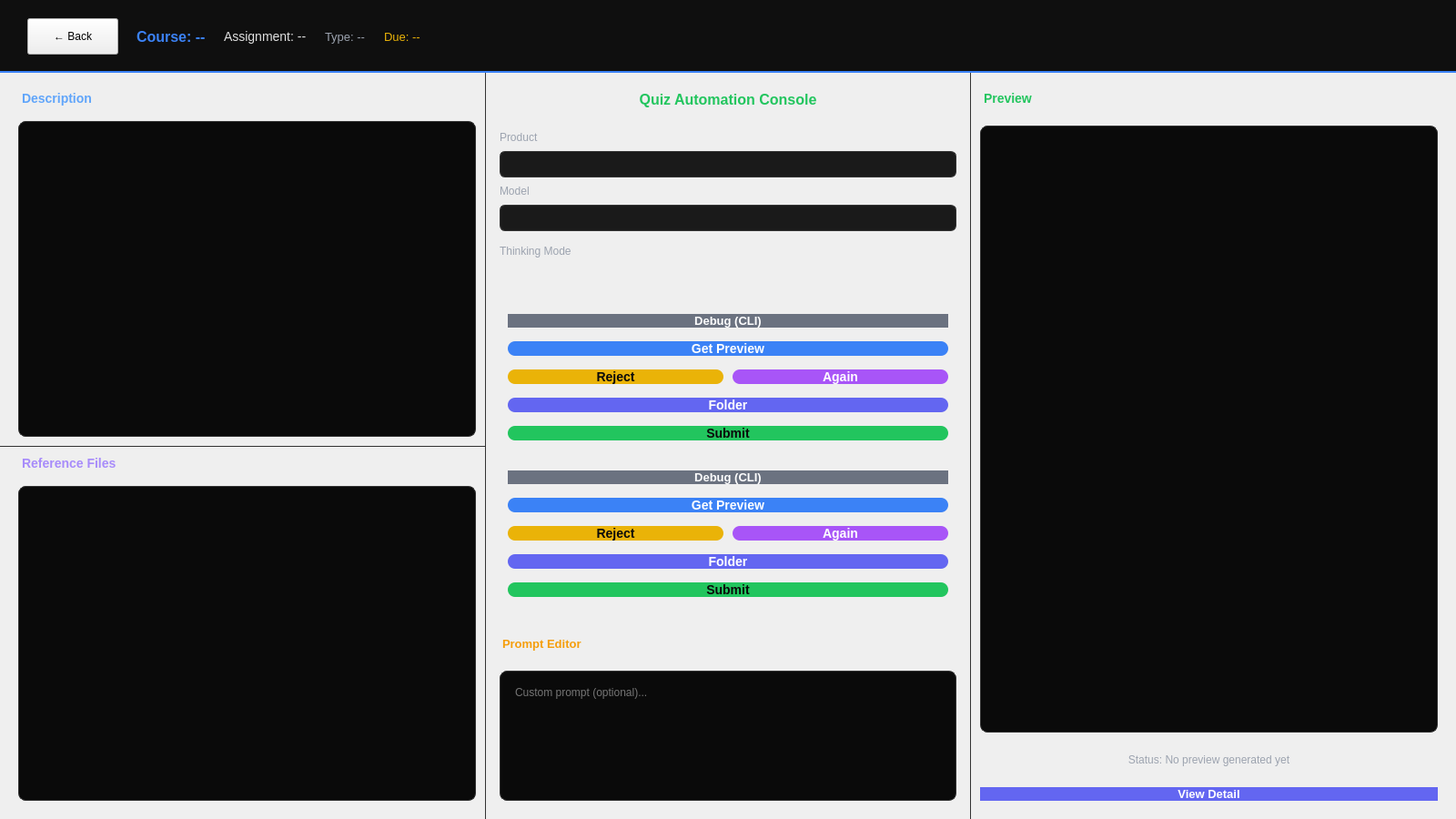
<?xml version="1.0" encoding="UTF-8"?>
<ui version="4.0">
 <class>AutoDetailWindow</class>
 <widget class="QWidget" name="AutoDetailWindow">
  <property name="geometry">
   <rect>
    <x>0</x>
    <y>0</y>
    <width>1600</width>
    <height>900</height>
   </rect>
  </property>
  <property name="windowTitle">
   <string>Automation Detail</string>
  </property>
  <layout class="QVBoxLayout" name="mainLayout">
   <property name="spacing">
    <number>0</number>
   </property>
   <property name="leftMargin">
    <number>0</number>
   </property>
   <property name="topMargin">
    <number>0</number>
   </property>
   <property name="rightMargin">
    <number>0</number>
   </property>
   <property name="bottomMargin">
    <number>0</number>
   </property>
   <item>
    <!-- Top identification bar -->
    <widget class="QWidget" name="topBar" native="true">
     <property name="minimumSize">
      <size>
       <width>0</width>
       <height>80</height>
      </size>
     </property>
     <property name="maximumSize">
      <size>
       <width>16777215</width>
       <height>80</height>
      </size>
     </property>
     <property name="styleSheet">
      <string notr="true">QWidget#topBar {
    background-color: #0f0f0f;
    border-bottom: 2px solid #3b82f6;
}</string>
     </property>
     <layout class="QHBoxLayout" name="topBarLayout">
      <property name="spacing">
       <number>20</number>
      </property>
      <property name="leftMargin">
       <number>30</number>
      </property>
      <property name="topMargin">
       <number>15</number>
      </property>
      <property name="rightMargin">
       <number>30</number>
      </property>
      <property name="bottomMargin">
       <number>15</number>
      </property>
      <item>
       <widget class="QPushButton" name="backBtn">
        <property name="minimumSize">
         <size>
          <width>100</width>
          <height>40</height>
         </size>
        </property>
        <property name="maximumSize">
         <size>
          <width>100</width>
          <height>40</height>
         </size>
        </property>
        <property name="text">
         <string>← Back</string>
        </property>
       </widget>
      </item>
      <item>
       <widget class="QLabel" name="courseNameLabel">
        <property name="text">
         <string>Course: --</string>
        </property>
        <property name="styleSheet">
         <string notr="true">font-size: 16px; font-weight: bold; color: #3b82f6;</string>
        </property>
       </widget>
      </item>
      <item>
       <widget class="QLabel" name="assignmentNameLabel">
        <property name="text">
         <string>Assignment: --</string>
        </property>
        <property name="styleSheet">
         <string notr="true">font-size: 14px; color: #e0e0e0;</string>
        </property>
       </widget>
      </item>
      <item>
       <widget class="QLabel" name="typeLabel">
        <property name="text">
         <string>Type: --</string>
        </property>
        <property name="styleSheet">
         <string notr="true">font-size: 13px; color: #9ca3af;</string>
        </property>
       </widget>
      </item>
      <item>
       <widget class="QLabel" name="dueDateLabel">
        <property name="text">
         <string>Due: --</string>
        </property>
        <property name="styleSheet">
         <string notr="true">font-size: 13px; color: #eab308;</string>
        </property>
       </widget>
      </item>
      <item>
       <spacer name="horizontalSpacer">
        <property name="orientation">
         <enum>Qt::Horizontal</enum>
        </property>
        <property name="sizeHint" stdset="0">
         <size>
          <width>40</width>
          <height>20</height>
         </size>
        </property>
       </spacer>
      </item>
     </layout>
    </widget>
   </item>
   <item>
    <!-- Main workspace: 3-column layout -->
    <widget class="QSplitter" name="mainSplitter">
     <property name="orientation">
      <enum>Qt::Horizontal</enum>
     </property>
     <property name="handleWidth">
      <number>1</number>
     </property>
     <property name="styleSheet">
      <string notr="true">QSplitter::handle {
    background-color: #333;
}</string>
     </property>

     <!-- Left panel: Assignment Detail (top) + Reference Files (bottom) -->
     <widget class="QWidget" name="leftPanel" native="true">
      <layout class="QVBoxLayout" name="leftPanelLayout">
       <property name="spacing">
        <number>0</number>
       </property>
       <property name="leftMargin">
        <number>0</number>
       </property>
       <property name="topMargin">
        <number>0</number>
       </property>
       <property name="rightMargin">
        <number>0</number>
       </property>
       <property name="bottomMargin">
        <number>0</number>
       </property>
       <item>
        <widget class="QSplitter" name="leftSplitter">
         <property name="orientation">
          <enum>Qt::Vertical</enum>
         </property>
         <property name="handleWidth">
          <number>1</number>
         </property>
         <property name="styleSheet">
          <string notr="true">QSplitter::handle {
    background-color: #333;
}</string>
         </property>

         <!-- Top: Assignment Detail -->
         <widget class="QWidget" name="detailWidget" native="true">
          <layout class="QVBoxLayout" name="detailLayout">
           <property name="spacing">
            <number>10</number>
           </property>
           <property name="leftMargin">
            <number>20</number>
           </property>
           <property name="topMargin">
            <number>20</number>
           </property>
           <property name="rightMargin">
            <number>10</number>
           </property>
           <property name="bottomMargin">
            <number>10</number>
           </property>
           <item>
            <widget class="QLabel" name="detailTitle">
             <property name="text">
              <string>Description</string>
             </property>
             <property name="styleSheet">
              <string notr="true">font-size: 14px; font-weight: bold; color: #60a5fa; border-bottom: 1px solid #3b82f6; padding-bottom: 6px;</string>
             </property>
            </widget>
           </item>
           <item>
            <widget class="QTextBrowser" name="assignmentDetailView">
             <property name="styleSheet">
              <string notr="true">QTextBrowser {
    background-color: #0a0a0a;
    color: #e0e0e0;
    border: 1px solid #333;
    border-radius: 8px;
    padding: 15px;
    font-size: 13px;
}</string>
             </property>
             <property name="openExternalLinks">
              <bool>true</bool>
             </property>
            </widget>
           </item>
          </layout>
         </widget>

         <!-- Bottom: Reference Files Preview -->
         <widget class="QWidget" name="refFilesWidget" native="true">
          <layout class="QVBoxLayout" name="refFilesLayout">
           <property name="spacing">
            <number>10</number>
           </property>
           <property name="leftMargin">
            <number>20</number>
           </property>
           <property name="topMargin">
            <number>10</number>
           </property>
           <property name="rightMargin">
            <number>10</number>
           </property>
           <property name="bottomMargin">
            <number>20</number>
           </property>
           <item>
            <widget class="QLabel" name="refFilesTitle">
             <property name="text">
              <string>Reference Files</string>
             </property>
             <property name="styleSheet">
              <string notr="true">font-size: 14px; font-weight: bold; color: #a78bfa; border-bottom: 1px solid #7c3aed; padding-bottom: 6px;</string>
             </property>
            </widget>
           </item>
           <item>
            <widget class="QTextBrowser" name="refFilesView">
             <property name="styleSheet">
              <string notr="true">QTextBrowser {
    background-color: #0a0a0a;
    color: #e0e0e0;
    border: 1px solid #333;
    border-radius: 8px;
    padding: 15px;
    font-size: 12px;
}</string>
             </property>
             <property name="openExternalLinks">
              <bool>true</bool>
             </property>
            </widget>
           </item>
          </layout>
         </widget>
        </widget>
       </item>
      </layout>
     </widget>

     <!-- Center panel: Control Console -->
     <widget class="QWidget" name="centerPanel" native="true">
      <layout class="QVBoxLayout" name="centerPanelLayout">
       <property name="spacing">
        <number>15</number>
       </property>
       <property name="leftMargin">
        <number>15</number>
       </property>
       <property name="topMargin">
        <number>20</number>
       </property>
       <property name="rightMargin">
        <number>15</number>
       </property>
       <property name="bottomMargin">
        <number>20</number>
       </property>
       <item>
        <widget class="QLabel" name="consoleTitle">
         <property name="text">
          <string>Quiz Automation Console</string>
         </property>
         <property name="styleSheet">
          <string notr="true">font-size: 16px; font-weight: bold; color: #22c55e; border-bottom: 2px solid #22c55e; padding-bottom: 8px;</string>
         </property>
         <property name="alignment">
          <set>Qt::AlignCenter</set>
         </property>
        </widget>
       </item>

       <item>
        <spacer name="topSpacer">
         <property name="orientation">
          <enum>Qt::Vertical</enum>
         </property>
         <property name="sizeHint" stdset="0">
          <size>
           <width>20</width>
           <height>40</height>
          </size>
         </property>
        </spacer>
       </item>

       <!-- Model Selection -->
       <item>
        <layout class="QVBoxLayout" name="modelSelectionLayout">
         <property name="spacing">
          <number>8</number>
         </property>
         <item>
          <widget class="QLabel" name="productLabel">
           <property name="text">
            <string>Product</string>
           </property>
           <property name="styleSheet">
            <string notr="true">font-size: 12px; color: #9ca3af;</string>
           </property>
          </widget>
         </item>
         <item>
          <widget class="QComboBox" name="productComboBox">
           <property name="minimumHeight">
            <number>30</number>
           </property>
           <property name="styleSheet">
            <string notr="true">QComboBox {background-color:#1a1a1a;color:#e0e0e0;border:1px solid #333;border-radius:6px;padding:5px 10px;font-size:13px;}
QComboBox::drop-down {border:none;}
QComboBox QAbstractItemView {background-color:#1a1a1a;color:#e0e0e0;selection-background-color:#3b82f6;}</string>
           </property>
          </widget>
         </item>
         <item>
          <widget class="QLabel" name="modelLabel">
           <property name="text">
            <string>Model</string>
           </property>
           <property name="styleSheet">
            <string notr="true">font-size:12px;color:#9ca3af;</string>
           </property>
          </widget>
         </item>
         <item>
          <widget class="QComboBox" name="modelComboBox">
           <property name="minimumHeight">
            <number>30</number>
           </property>
           <property name="styleSheet">
            <string notr="true">QComboBox {background-color:#1a1a1a;color:#e0e0e0;border:1px solid #333;border-radius:6px;padding:5px 10px;font-size:13px;}
QComboBox::drop-down {border:none;}
QComboBox QAbstractItemView {background-color:#1a1a1a;color:#e0e0e0;selection-background-color:#3b82f6;}</string>
           </property>
          </widget>
         </item>
        </layout>
       </item>

       <!-- Thinking Mode Toggle (Claude only) -->
       <item>
        <widget class="QWidget" name="thinkingToggleWidget" native="true">
         <property name="visible">
          <bool>false</bool>
         </property>
         <layout class="QVBoxLayout" name="thinkingToggleLayout">
          <property name="spacing">
           <number>8</number>
          </property>
          <property name="leftMargin">
           <number>0</number>
          </property>
          <property name="topMargin">
           <number>0</number>
          </property>
          <property name="rightMargin">
           <number>0</number>
          </property>
          <property name="bottomMargin">
           <number>0</number>
          </property>
          <item>
           <widget class="QLabel" name="thinkingLabel">
            <property name="text">
             <string>Thinking Mode</string>
            </property>
            <property name="styleSheet">
             <string notr="true">font-size: 12px; color: #9ca3af;</string>
            </property>
           </widget>
          </item>
          <item>
           <widget class="QWidget" name="thinkingTogglePlaceholder" native="true">
            <property name="minimumSize">
             <size>
              <width>50</width>
              <height>30</height>
             </size>
            </property>
           </widget>
          </item>
         </layout>
        </widget>
       </item>

       <item>
        <spacer name="middleSpacer">
         <property name="orientation">
          <enum>Qt::Vertical</enum>
         </property>
         <property name="sizeHint" stdset="0">
          <size>
           <width>20</width>
           <height>20</height>
          </size>
         </property>
        </spacer>
       </item>

       <!-- Homework Control Buttons (hidden by default) -->
       <item>
        <widget class="QWidget" name="hwControlWidget" native="true">
         <property name="visible">
          <bool>false</bool>
         </property>
         <layout class="QVBoxLayout" name="hwControlLayout">
          <property name="spacing">
           <number>15</number>
          </property>
          <item>
           <widget class="QPushButton" name="hwDebugBtn">
            <property name="minimumHeight">
             <number>35</number>
            </property>
            <property name="text">
             <string>Debug (CLI)</string>
            </property>
            <property name="styleSheet">
             <string notr="true">QPushButton {
    background-color: #6b7280;
    color: white;
    font-size: 13px;
    font-weight: bold;
    border-radius: 8px;
    border: none;
}
QPushButton:hover {
    background-color: #4b5563;
}
QPushButton:pressed {
    background-color: #374151;
}</string>
            </property>
           </widget>
          </item>
          <item>
           <widget class="QPushButton" name="hwUploadPreviewBtn">
            <property name="minimumHeight">
             <number>40</number>
            </property>
            <property name="text">
             <string>Get Preview</string>
            </property>
            <property name="styleSheet">
             <string notr="true">QPushButton {
    background-color: #3b82f6;
    color: white;
    font-size: 14px;
    font-weight: bold;
    border-radius: 8px;
    border: none;
}
QPushButton:hover {
    background-color: #2563eb;
}
QPushButton:pressed {
    background-color: #1d4ed8;
}</string>
            </property>
           </widget>
          </item>
          <item>
           <layout class="QHBoxLayout" name="hwRejectAgainLayout">
            <property name="spacing">
             <number>10</number>
            </property>
            <item>
             <widget class="QPushButton" name="hwRejectEditBtn">
              <property name="minimumHeight">
               <number>40</number>
              </property>
              <property name="text">
               <string>Reject</string>
              </property>
              <property name="styleSheet">
               <string notr="true">QPushButton {
    background-color: #eab308;
    color: #0a0a0a;
    font-size: 14px;
    font-weight: bold;
    border-radius: 8px;
    border: none;
}
QPushButton:hover {
    background-color: #ca8a04;
}
QPushButton:pressed {
    background-color: #a16207;
}</string>
              </property>
             </widget>
            </item>
            <item>
             <widget class="QPushButton" name="hwAgainBtn">
              <property name="minimumHeight">
               <number>40</number>
              </property>
              <property name="text">
               <string>Again</string>
              </property>
              <property name="styleSheet">
               <string notr="true">QPushButton {
    background-color: #a855f7;
    color: white;
    font-size: 14px;
    font-weight: bold;
    border-radius: 8px;
    border: none;
}
QPushButton:hover {
    background-color: #9333ea;
}
QPushButton:pressed {
    background-color: #7e22ce;
}</string>
              </property>
             </widget>
            </item>
           </layout>
          </item>
          <item>
           <widget class="QPushButton" name="hwFolderBtn">
            <property name="minimumHeight">
             <number>40</number>
            </property>
            <property name="text">
             <string>Folder</string>
            </property>
            <property name="styleSheet">
             <string notr="true">QPushButton {
    background-color: #6366f1;
    color: white;
    font-size: 14px;
    font-weight: bold;
    border-radius: 8px;
    border: none;
}
QPushButton:hover {
    background-color: #4f46e5;
}
QPushButton:pressed {
    background-color: #4338ca;
}</string>
            </property>
           </widget>
          </item>
          <item>
           <widget class="QPushButton" name="hwSubmitBtn">
            <property name="minimumHeight">
             <number>40</number>
            </property>
            <property name="text">
             <string>Submit</string>
            </property>
            <property name="styleSheet">
             <string notr="true">QPushButton {
    background-color: #22c55e;
    color: #0a0a0a;
    font-size: 14px;
    font-weight: bold;
    border-radius: 8px;
    border: none;
}
QPushButton:hover {
    background-color: #16a34a;
}
QPushButton:pressed {
    background-color: #15803d;
}</string>
            </property>
           </widget>
          </item>
         </layout>
        </widget>
       </item>

       <!-- Quiz Control Buttons (hidden by default) -->
       <item>
        <widget class="QWidget" name="quizControlWidget" native="true">
         <property name="visible">
          <bool>false</bool>
         </property>
         <layout class="QVBoxLayout" name="quizControlLayout">
          <property name="spacing">
           <number>15</number>
          </property>
          <item>
           <widget class="QPushButton" name="quizDebugBtn">
            <property name="minimumHeight">
             <number>35</number>
            </property>
            <property name="text">
             <string>Debug (CLI)</string>
            </property>
            <property name="styleSheet">
             <string notr="true">QPushButton {
    background-color: #6b7280;
    color: white;
    font-size: 13px;
    font-weight: bold;
    border-radius: 8px;
    border: none;
}
QPushButton:hover {
    background-color: #4b5563;
}
QPushButton:pressed {
    background-color: #374151;
}</string>
            </property>
           </widget>
          </item>
          <item>
           <widget class="QPushButton" name="quizStartPreviewBtn">
            <property name="minimumHeight">
             <number>40</number>
            </property>
            <property name="text">
             <string>Get Preview</string>
            </property>
            <property name="styleSheet">
             <string notr="true">QPushButton {
    background-color: #3b82f6;
    color: white;
    font-size: 14px;
    font-weight: bold;
    border-radius: 8px;
    border: none;
}
QPushButton:hover {
    background-color: #2563eb;
}
QPushButton:pressed {
    background-color: #1d4ed8;
}</string>
            </property>
           </widget>
          </item>
          <item>
           <layout class="QHBoxLayout" name="quizRejectAgainLayout">
            <property name="spacing">
             <number>10</number>
            </property>
            <item>
             <widget class="QPushButton" name="quizRejectEditBtn">
              <property name="minimumHeight">
               <number>40</number>
              </property>
              <property name="text">
               <string>Reject</string>
              </property>
              <property name="styleSheet">
               <string notr="true">QPushButton {
    background-color: #eab308;
    color: #0a0a0a;
    font-size: 14px;
    font-weight: bold;
    border-radius: 8px;
    border: none;
}
QPushButton:hover {
    background-color: #ca8a04;
}
QPushButton:pressed {
    background-color: #a16207;
}</string>
              </property>
             </widget>
            </item>
            <item>
             <widget class="QPushButton" name="quizAgainBtn">
              <property name="minimumHeight">
               <number>40</number>
              </property>
              <property name="text">
               <string>Again</string>
              </property>
              <property name="styleSheet">
               <string notr="true">QPushButton {
    background-color: #a855f7;
    color: white;
    font-size: 14px;
    font-weight: bold;
    border-radius: 8px;
    border: none;
}
QPushButton:hover {
    background-color: #9333ea;
}
QPushButton:pressed {
    background-color: #7e22ce;
}</string>
              </property>
             </widget>
            </item>
           </layout>
          </item>
          <item>
           <widget class="QPushButton" name="quizFolderBtn">
            <property name="minimumHeight">
             <number>40</number>
            </property>
            <property name="text">
             <string>Folder</string>
            </property>
            <property name="styleSheet">
             <string notr="true">QPushButton {
    background-color: #6366f1;
    color: white;
    font-size: 14px;
    font-weight: bold;
    border-radius: 8px;
    border: none;
}
QPushButton:hover {
    background-color: #4f46e5;
}
QPushButton:pressed {
    background-color: #4338ca;
}</string>
            </property>
           </widget>
          </item>
          <item>
           <widget class="QPushButton" name="quizSubmitBtn">
            <property name="minimumHeight">
             <number>40</number>
            </property>
            <property name="text">
             <string>Submit</string>
            </property>
            <property name="styleSheet">
             <string notr="true">QPushButton {
    background-color: #22c55e;
    color: #0a0a0a;
    font-size: 14px;
    font-weight: bold;
    border-radius: 8px;
    border: none;
}
QPushButton:hover {
    background-color: #16a34a;
}
QPushButton:pressed {
    background-color: #15803d;
}</string>
            </property>
           </widget>
          </item>
         </layout>
        </widget>
       </item>

       <item>
        <widget class="QLabel" name="promptTitle">
         <property name="text">
          <string>Prompt Editor</string>
         </property>
         <property name="styleSheet">
          <string notr="true">font-size: 13px; font-weight: bold; color: #f59e0b; border-bottom: 1px solid #d97706; padding-bottom: 6px; margin-top: 20px;</string>
         </property>
        </widget>
       </item>
       <item>
        <widget class="QTextEdit" name="promptEditBox">
         <property name="minimumHeight">
          <number>120</number>
         </property>
         <property name="maximumHeight">
          <number>180</number>
         </property>
         <property name="styleSheet">
          <string notr="true">QTextEdit {
    background-color: #0a0a0a;
    color: #e0e0e0;
    border: 1px solid #333;
    border-radius: 8px;
    padding: 12px;
    font-size: 12px;
    font-family: 'Consolas', 'Monaco', monospace;
}</string>
         </property>
         <property name="placeholderText">
          <string>Custom prompt (optional)...</string>
         </property>
        </widget>
       </item>

       <item>
        <spacer name="bottomSpacer">
         <property name="orientation">
          <enum>Qt::Vertical</enum>
         </property>
         <property name="sizeHint" stdset="0">
          <size>
           <width>20</width>
           <height>40</height>
          </size>
         </property>
        </spacer>
       </item>
      </layout>
     </widget>

     <!-- Right panel: AI Preview only -->
     <widget class="QWidget" name="rightPanel" native="true">
      <layout class="QVBoxLayout" name="rightPanelLayout">
       <property name="spacing">
        <number>15</number>
       </property>
       <property name="leftMargin">
        <number>10</number>
       </property>
       <property name="topMargin">
        <number>20</number>
       </property>
       <property name="rightMargin">
        <number>20</number>
       </property>
       <property name="bottomMargin">
        <number>20</number>
       </property>
       <item>
        <widget class="QLabel" name="previewTitle">
         <property name="text">
          <string>Preview</string>
         </property>
         <property name="styleSheet">
          <string notr="true">font-size: 14px; font-weight: bold; color: #22c55e; border-bottom: 1px solid #22c55e; padding-bottom: 6px;</string>
         </property>
        </widget>
       </item>
       <item>
        <widget class="QTextBrowser" name="aiPreviewView">
         <property name="styleSheet">
          <string notr="true">QTextBrowser {
    background-color: #0a0a0a;
    color: #e0e0e0;
    border: 1px solid #333;
    border-radius: 8px;
    padding: 15px;
    font-size: 13px;
}</string>
         </property>
         <property name="openExternalLinks">
          <bool>true</bool>
         </property>
        </widget>
       </item>
       <item>
        <widget class="QLabel" name="previewStatusLabel">
         <property name="text">
          <string>Status: No preview generated yet</string>
         </property>
         <property name="alignment">
          <set>Qt::AlignCenter</set>
         </property>
         <property name="styleSheet">
          <string notr="true">font-size: 12px; color: #9ca3af; padding: 8px;</string>
         </property>
        </widget>
       </item>
       <item>
        <widget class="QPushButton" name="viewDetailBtn">
         <property name="minimumHeight">
          <number>45</number>
         </property>
         <property name="text">
          <string>View Detail</string>
         </property>
         <property name="styleSheet">
          <string notr="true">QPushButton {
    background-color: #6366f1;
    color: white;
    font-size: 13px;
    font-weight: bold;
    border-radius: 8px;
    border: none;
}
QPushButton:hover {
    background-color: #4f46e5;
}
QPushButton:pressed {
    background-color: #4338ca;
}</string>
         </property>
        </widget>
       </item>
      </layout>
     </widget>
    </widget>
   </item>
  </layout>
 </widget>
 <resources/>
 <connections/>
</ui>
